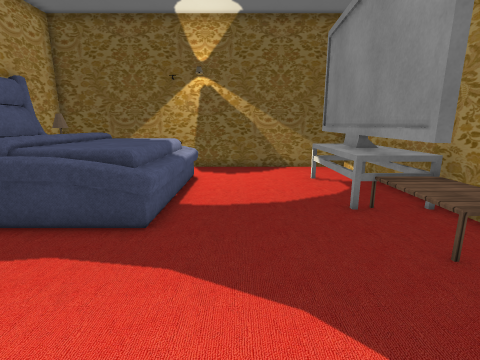
[1] (above)

15 first-person views from a walk through a 3-D level made in the Unity game engine. The camera is 1.2 m above the floor, tilts 12° down and sees 85° across. The floor is counted in squares, 0.5 m on a side. Each view is taken from the middle of a square. On the plan, view 1 faces up. The plan holds only what a view shows up to about 18 squares ahead; the rest is blank. Some surface patterns are stand-ins.

[2]
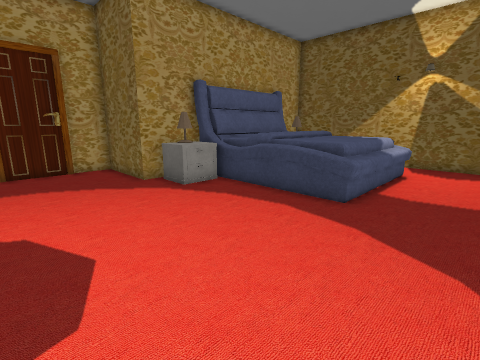

[3]
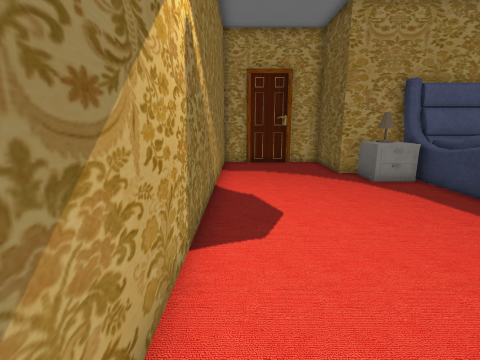

[4]
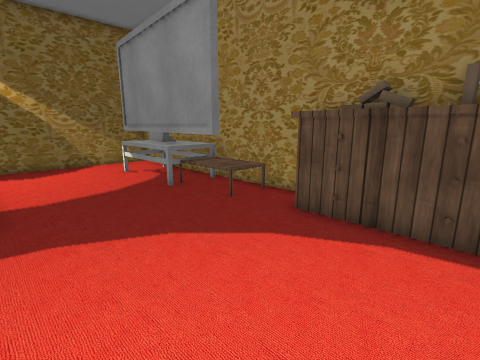

[5]
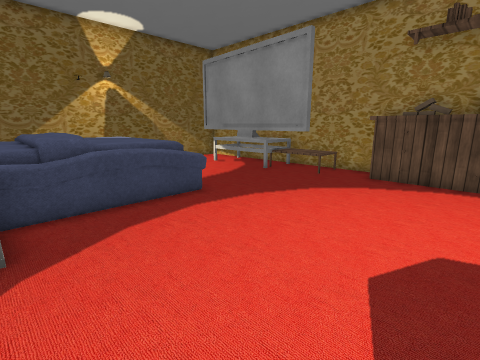

[6]
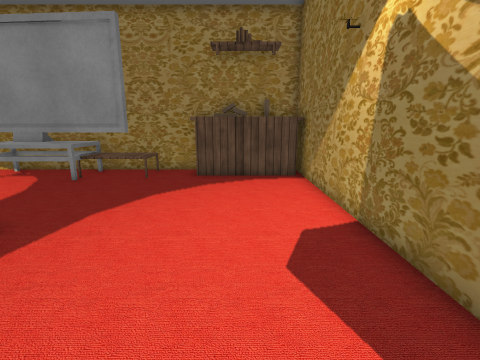

[7]
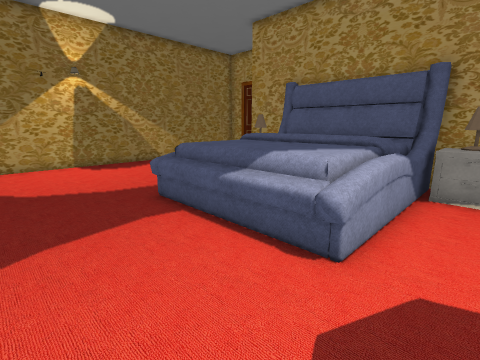

[8]
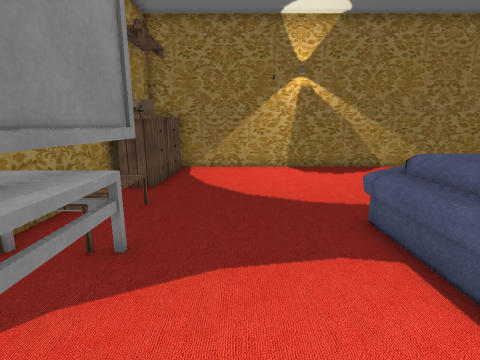

[9]
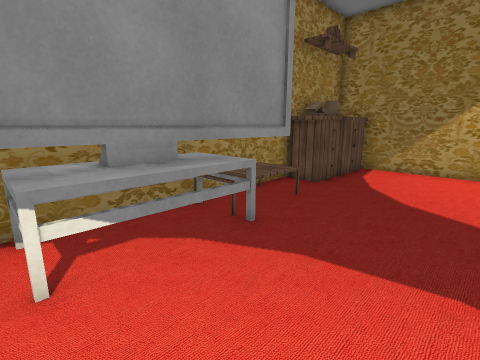

[10]
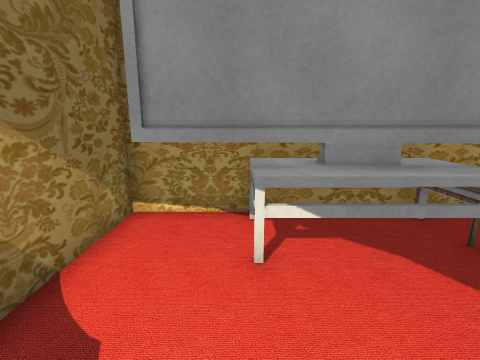

[11]
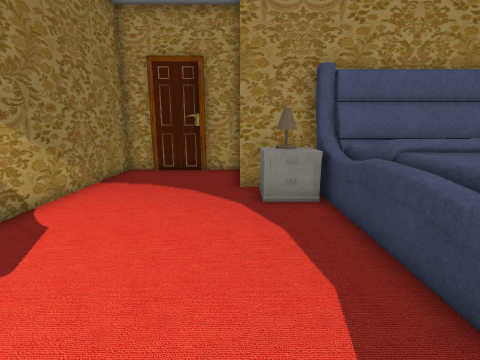

[12]
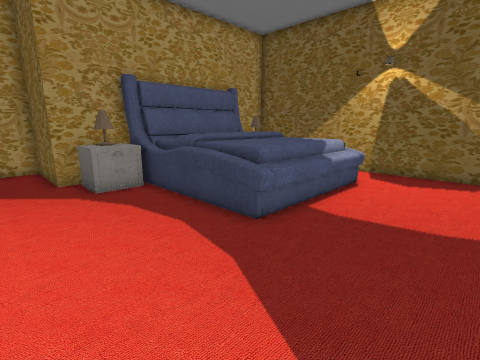

[13]
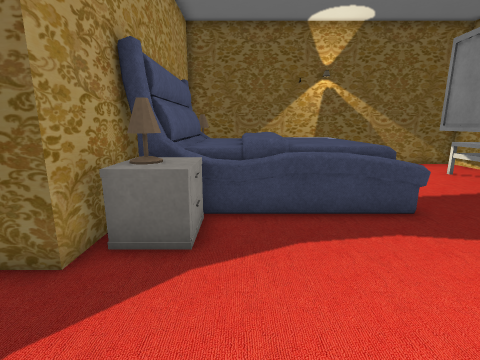

[14]
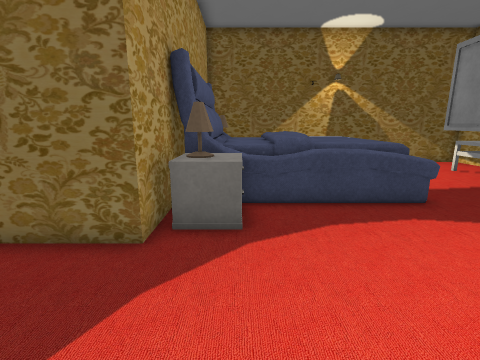

[15]
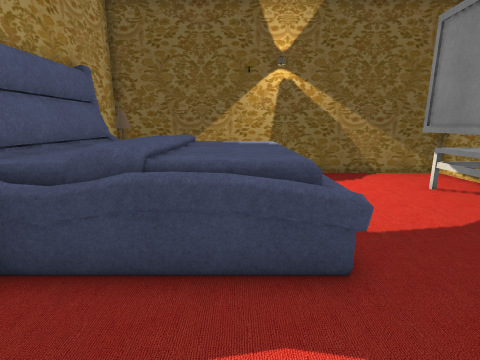

### Floor plan
Points are (right, up) in squares from view 1. A wall is a line through its corners. A room is listed if a view was taken in it or the views show most of it. See-through windows are left out.
Room 1 (views 1, 2, 3, 4, 5, 6, 7, 8, 9, 10, 11, 12, 13, 14, 15)
walls: (-10, 7.6) (-10, 3) (-14, 3) (-14, 1.1); (-13.8, 1.2) (-13.8, 0.4); (-14, 1) (-14, -1.4); (-14, -1.5) (-14, -3) (6, -3) (6, 15) (-10, 15) (-10, 12.1)
objects: lamp (-9, 4) to (-9, 5); bed (-9, 6) to (-2, 12); lamp (-9, 13) to (-9, 14); other object (-8, 4) to (-8, 5); other object (-8, 13) to (-8, 14); other object (3, 7) to (5, 12); other object (4, -2) to (5, 2); other object (4, 5) to (4, 6); other object (4, 13) to (4, 14); books (5, -1) to (6, -1); books (5, 0); other object (5, 1); other object (5, 10)

Positions as (right, up) in squares from view 1, and headings:
1: (0, 0), facing up
2: (1, -2), facing up-left
3: (3, -2), facing left
4: (-2, -2), facing up-right
5: (-8, -2), facing up-right
6: (-8, 0), facing right
7: (2, 14), facing down-left
8: (1, 12), facing down
9: (-1, 12), facing down-right
10: (-1, 12), facing right
11: (0, 3), facing left
12: (2, 1), facing up-left
13: (-7, -1), facing up
14: (-8, -2), facing up
15: (-4, 2), facing up
